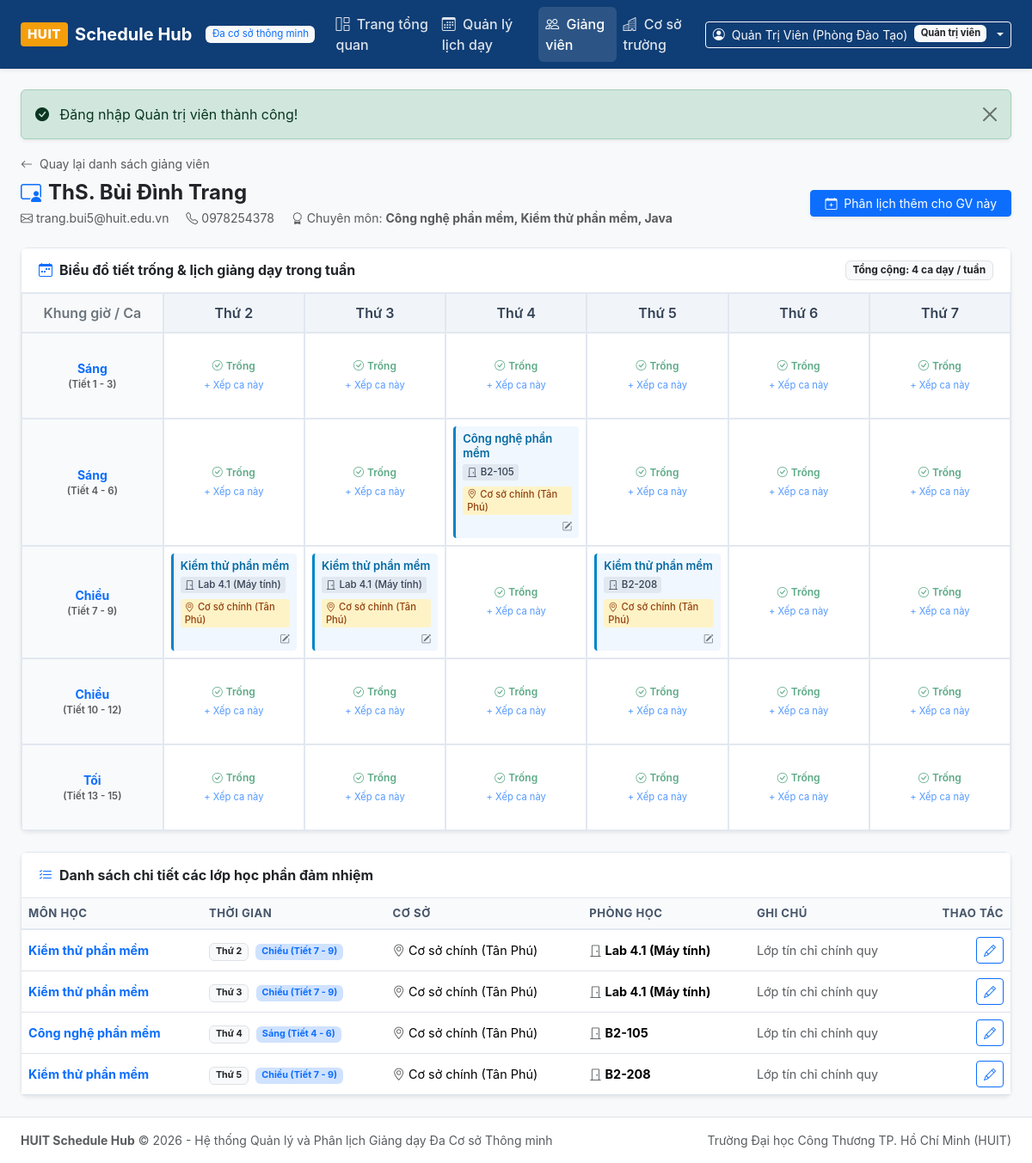
Screenshot of /?action=teacher_view&id=5 (signed in) with the database file from the repository.
### tables this page shows
CREATE TABLE `teachers` (
  `id` int NOT NULL AUTO_INCREMENT,
  `full_name` varchar(150) NOT NULL,
  `email` varchar(150) NOT NULL,
  `phone` varchar(20) NOT NULL,
  `expertise` varchar(255) NOT NULL,
  `password` varchar(255) NOT NULL DEFAULT '$2y$10$92IXUNpkjO0rOQ5byMi.Ye4oKoEa3Ro9llC/.og/at2.uheWG/igi',
  `created_at` timestamp NULL DEFAULT CURRENT_TIMESTAMP,
  PRIMARY KEY (`id`),
  UNIQUE KEY `email` (`email`)
);

CREATE TABLE `schedules` (
  `id` int NOT NULL AUTO_INCREMENT,
  `teacher_id` int NOT NULL,
  `branch_id` int NOT NULL,
  `subject_name` varchar(150) NOT NULL,
  `room` varchar(50) NOT NULL,
  `day_of_week` varchar(20) NOT NULL,
  `shift_or_periods` varchar(50) NOT NULL,
  `semester` varchar(50) DEFAULT 'HK1 (2026-2027)',
  `notes` text,
  `created_at` timestamp NULL DEFAULT CURRENT_TIMESTAMP,
  PRIMARY KEY (`id`),
  KEY `fk_schedule_teacher` (`teacher_id`),
  KEY `fk_schedule_branch` (`branch_id`),
  CONSTRAINT `fk_schedule_branch` FOREIGN KEY (`branch_id`) REFERENCES `branches` (`id`) ON DELETE CASCADE,
  CONSTRAINT `fk_schedule_teacher` FOREIGN KEY (`teacher_id`) REFERENCES `teachers` (`id`) ON DELETE CASCADE
);

CREATE TABLE `branches` (
  `id` int NOT NULL AUTO_INCREMENT,
  `branch_name` varchar(255) NOT NULL,
  `address` varchar(255) NOT NULL,
  `created_at` timestamp NULL DEFAULT CURRENT_TIMESTAMP,
  PRIMARY KEY (`id`)
);

### src/Controllers/TeacherController.php (called while the page is built, shortened)
<?php
class TeacherController {
    public function view(): void {
        $id = (int)($_GET['id'] ?? 0);
        $teacher = Teacher::find($id);
        $schedules = Schedule::all(['teacher_id' => $id]);
        $matrix = Schedule::getMatrixData(null, $id);
        $days = Schedule::$daysOfWeek;
        $shifts = Schedule::$shifts;
        require_once __DIR__ . '/../../views/teachers/view.php';
    }
}

### src/Models/Teacher.php (called while the page is built, shortened)
<?php
class Teacher {
    public static function find(int $id): ?array {
        $pdo = Database::getConnection();
        $stmt = $pdo->prepare("SELECT * FROM teachers WHERE id = :id LIMIT 1");
        $stmt->execute(['id' => $id]);
        $row = $stmt->fetch();
        return $row ?: null;
    }
}

### src/Models/Schedule.php (called while the page is built, shortened)
<?php
class Schedule {
    public static array $daysOfWeek = [
        'Thứ 2',
        'Thứ 3',
        'Thứ 4',
        'Thứ 5',
        'Thứ 6',
        'Thứ 7'
    ];
    public static array $shifts = [
        'Sáng (Tiết 1 - 3)',
        'Sáng (Tiết 4 - 6)',
        'Chiều (Tiết 7 - 9)',
        'Chiều (Tiết 10 - 12)',
        'Tối (Tiết 13 - 15)'
    ];
    public static function all(array $filters = []): array {
        $pdo = Database::getConnection();
        $sql = "SELECT s.*,
                       t.full_name AS teacher_name, t.email AS teacher_email, t.expertise,
                       b.branch_name, b.address AS branch_address
                FROM schedules s
                JOIN teachers t ON s.teacher_id = t.id
                JOIN branches b ON s.branch_id = b.id
                WHERE 1=1";
        $params = [];
        if (!empty($filters['teacher_id'])) {
            $sql .= " AND s.teacher_id = :teacher_id";
            $params['teacher_id'] = (int)$filters['teacher_id'];
        }
        $sql .= " ORDER BY FIELD(s.day_of_week, 'Thứ 2','Thứ 3','Thứ 4','Thứ 5','Thứ 6','Thứ 7'), s.shift_or_periods ASC";
        $stmt = $pdo->prepare($sql);
        $stmt->execute($params);
        return $stmt->fetchAll();
    }
    public static function getMatrixData(?int $branchId = null, ?int $teacherId = null): array {
        $schedules = self::all([
            'branch_id' => $branchId,
            'teacher_id' => $teacherId
        ]);
        $matrix = [];
        foreach (self::$shifts as $shift) {
            $matrix[$shift] = [];
            foreach (self::$daysOfWeek as $day) {
                $matrix[$shift][$day] = [];
            }
        }
        foreach ($schedules as $s) {
            $shift = $s['shift_or_periods'];
            $day = $s['day_of_week'];
            if (isset($matrix[$shift][$day])) {
                $matrix[$shift][$day][] = $s;
            }
        }
        return $matrix;
    }
}

### views/teachers/view.php (the view, shortened to what this page needs)
<?php
require_once __DIR__ . '/../layouts/header.php';
?>
<div class="mb-4">
    <a href="?action=teachers" class="text-decoration-none text-muted small">
        <i class="bi bi-arrow-left me-1"></i> Quay lại danh sách giảng viên
    </a>
    <div class="d-flex flex-column flex-md-row justify-content-between align-items-md-center gap-3 mt-2">
        <div>
            <h4 class="fw-bold mb-1 text-dark">
                <i class="bi bi-person-video3 text-primary me-2"></i><?= htmlspecialchars($teacher['full_name']) ?>
            </h4>
            <div class="text-muted small">
                <span class="me-3"><i class="bi bi-envelope me-1"></i><?= htmlspecialchars($teacher['email']) ?></span>
                <span class="me-3"><i class="bi bi-telephone me-1"></i><?= htmlspecialchars($teacher['phone']) ?></span>
                <span><i class="bi bi-award me-1"></i>Chuyên môn: <strong><?= htmlspecialchars($teacher['expertise']) ?></strong></span>
            </div>
        </div>
        <div>
            <a href="?action=schedule_create&teacher_id=<?= $teacher['id'] ?>" class="btn btn-primary btn-sm px-3 shadow-sm">
                <i class="bi bi-calendar-plus me-1"></i> Phân lịch thêm cho GV này
            </a>
        </div>
    </div>
</div>
<div class="card shadow-sm mb-4">
    <div class="card-header bg-white d-flex justify-content-between align-items-center">
        <span class="fw-bold text-dark">
            <i class="bi bi-calendar-week me-2 text-primary"></i>Biểu đồ tiết trống & lịch giảng dạy trong tuần
        </span>
        <span class="badge bg-light text-dark border">
            Tổng cộng: <?= count($schedules) ?> ca dạy / tuần
        </span>
    </div>
    <div class="card-body p-0 table-responsive">
        <table class="table-matrix mb-0">
            <thead>
                <tr>
                    <th style="width: 140px;" class="bg-light text-secondary">Khung giờ / Ca</th>
                    <?php foreach ($days as $day): ?>
                        <th class="text-center"><?= htmlspecialchars($day) ?></th>
                    <?php endforeach; ?>
                </tr>
            </thead>
            <tbody>
                <?php foreach ($shifts as $shift): ?>
                    <tr>
                        <td class="shift-header">
                            <div class="fw-bold text-primary small"><?= htmlspecialchars(explode('(', $shift)[0]) ?></div>
                            <div class="text-muted" style="font-size: 0.72rem;"><?= htmlspecialchars('(' . (explode('(', $shift)[1] ?? '')) ?></div>
                        </td>
                        <?php foreach ($days as $day): ?>
                            <?php $cellSchedules = $matrix[$shift][$day] ?? []; ?>
                            <td>
                                <?php if (!empty($cellSchedules)): ?>
                                    <?php foreach ($cellSchedules as $sch): ?>
                                        <div class="schedule-card">
                                            <span class="subj-title"><?= htmlspecialchars($sch['subject_name']) ?></span>
                                            <div class="d-flex flex-wrap gap-1 align-items-center mt-1">
                                                <span class="badge-room"><i class="bi bi-door-closed me-1"></i><?= htmlspecialchars($sch['room']) ?></span>
                                                <span class="badge-branch"><i class="bi bi-geo-alt me-1"></i><?= htmlspecialchars($sch['branch_name']) ?></span>
                                            </div>
                                            <div class="text-end mt-1">
                                                <a href="?action=schedule_edit&id=<?= $sch['id'] ?>" class="text-secondary small" title="Sửa lịch">
                                                    <i class="bi bi-pencil-square"></i>
                                                </a>
                                            </div>
                                        </div>
                                    <?php endforeach; ?>
                                <?php else: ?>
                                    <div class="h-100 d-flex flex-column justify-content-center align-items-center text-muted" style="opacity: 0.7; min-height: 70px;">
                                        <span class="text-success small fw-semibold" style="font-size: 0.75rem;">
                                            <i class="bi bi-check-circle me-1"></i>Trống
                                        </span>
                                        <a href="?action=schedule_create&teacher_id=<?= $teacher['id'] ?>&day=<?= urlencode($day) ?>&shift=<?= urlencode($shift) ?>"
                                           class="btn btn-link btn-sm p-0 text-decoration-none mt-1" style="font-size: 0.7rem;">
                                            + Xếp ca này
                                        </a>
                                    </div>
                                <?php endif; ?>
                            </td>
                        <?php endforeach; ?>
                    </tr>
                <?php endforeach; ?>
            </tbody>
        </table>
    </div>
</div>
<div class="card shadow-sm">
    <div class="card-header bg-white fw-bold">
        <i class="bi bi-list-check me-2 text-primary"></i>Danh sách chi tiết các lớp học phần đảm nhiệm
    </div>
    <div class="card-body p-0 table-responsive">
        <table class="table table-hover align-middle mb-0">
            <thead class="table-light">
                <tr>
                    <th>Môn học</th>
                    <th>Thời gian</th>
                    <th>Cơ sở</th>
                    <th>Phòng học</th>
                    <th>Ghi chú</th>
                    <th class="text-end">Thao tác</th>
                </tr>
            </thead>
            <tbody>
                <?php if (empty($schedules)): ?>
                    <tr>
                        <td colspan="6" class="text-center py-3 text-muted">Giảng viên chưa được phân công lịch dạy nào.</td>
                    </tr>
                <?php else: ?>
                    <?php foreach ($schedules as $s): ?>
                        <tr>
                            <td><strong class="text-primary"><?= htmlspecialchars($s['subject_name']) ?></strong></td>
                            <td>
                                <span class="badge bg-light text-dark border me-1"><?= htmlspecialchars($s['day_of_week']) ?></span>
                                <span class="badge bg-primary-subtle text-primary"><?= htmlspecialchars($s['shift_or_periods']) ?></span>
                            </td>
                            <td><i class="bi bi-geo-alt text-muted me-1"></i><?= htmlspecialchars($s['branch_name']) ?></td>
                            <td><i class="bi bi-door-closed text-muted me-1"></i><strong><?= htmlspecialchars($s['room']) ?></strong></td>
                            <td class="text-muted small"><?= htmlspecialchars($s['notes'] ?? '—') ?></td>
                            <td class="text-end">
                                <a href="?action=schedule_edit&id=<?= $s['id'] ?>" class="btn btn-outline-primary btn-sm py-1 px-2">
                                    <i class="bi bi-pencil"></i>
                                </a>
                            </td>
                        </tr>
                    <?php endforeach; ?>
                <?php endif; ?>
            </tbody>
        </table>
    </div>
</div>
<?php require_once __DIR__ . '/../layouts/footer.php'; ?>

### public/css/style.css (style rules this page uses)
:root { --huit-primary: #0f3d75; --huit-primary-hover: #0b2e59; --huit-accent: #0284c7; --huit-bg: #f8fafc; --huit-card-bg: #ffffff; --huit-border: #e2e8f0; --huit-text-main: #1e293b; --huit-text-muted: #64748b; }
body { background-color: var(--huit-bg); color: var(--huit-text-main); font-family: -apple-system, BlinkMacSystemFont, "Segoe UI", Roboto, "Helvetica Neue", Arial, sans-serif; min-height: 100vh; display: flex; flex-direction: column; }
.card { background-color: var(--huit-card-bg); border: 1px solid var(--huit-border); border-radius: 8px; box-shadow: 0 1px 3px rgba(0, 0, 0, 0.04); }
.card-header { background-color: #ffffff; border-bottom: 1px solid var(--huit-border); padding: 0.85rem 1.25rem; font-weight: 600; }
.table-matrix { border-collapse: separate; border-spacing: 0; width: 100%; }
.table-matrix th { background-color: #f1f5f9; color: #334155; font-weight: 600; text-align: center; padding: 10px 8px; border: 1px solid var(--huit-border); }
.table-matrix td { border: 1px solid var(--huit-border); vertical-align: top; padding: 8px; min-height: 90px; height: 100px; width: 14.28%; background-color: #ffffff; transition: background-color 0.1s ease; }
.table-matrix td.shift-header { background-color: #f8fafc; font-weight: 600; color: #475569; text-align: center; vertical-align: middle; width: 120px; }
.schedule-card { background: #f0f7ff; border-left: 3px solid #0284c7; border-radius: 4px; padding: 6px 8px; margin-bottom: 6px; font-size: 0.82rem; line-height: 1.3; }
.schedule-card:last-child { margin-bottom: 0; }
.schedule-card .subj-title { font-weight: 600; color: #0369a1; display: block; margin-bottom: 3px; }
.schedule-card .badge-room { background-color: #e2e8f0; color: #334155; font-weight: 500; font-size: 0.72rem; padding: 2px 5px; border-radius: 3px; }
.schedule-card .badge-branch { background-color: #fef3c7; color: #92400e; font-weight: 500; font-size: 0.7rem; padding: 2px 5px; border-radius: 3px; display: inline-block; margin-top: 3px; }
.table th { font-size: 0.82rem; text-transform: uppercase; letter-spacing: 0.5px; background-color: #f8fafc; color: #475569; border-bottom: 2px solid var(--huit-border); }
.table td { vertical-align: middle; font-size: 0.9rem; }

### rows the page displays
teachers: full_name "ThS. Bùi Đình Trang", email "trang.bui5@huit.edu.vn", phone "0978254378", expertise "Công nghệ phần mềm, Kiểm thử phần mềm, Java"
schedules: subject_name "Công nghệ phần mềm", room "B2-105", branch.branch_name "Cơ sở chính (Tân Phú)", day_of_week "Thứ 4", shift_or_periods "Sáng (Tiết 4 - 6)", notes "Lớp tín chỉ chính quy"
schedules: subject_name "Kiểm thử phần mềm", room "Lab 4.1 (Máy tính)", branch.branch_name "Cơ sở chính (Tân Phú)", day_of_week "Thứ 2", shift_or_periods "Chiều (Tiết 7 - 9)", notes "Lớp tín chỉ chính quy"
schedules: subject_name "Kiểm thử phần mềm", room "Lab 4.1 (Máy tính)", branch.branch_name "Cơ sở chính (Tân Phú)", day_of_week "Thứ 3", shift_or_periods "Chiều (Tiết 7 - 9)", notes "Lớp tín chỉ chính quy"
schedules: subject_name "Kiểm thử phần mềm", room "B2-208", branch.branch_name "Cơ sở chính (Tân Phú)", day_of_week "Thứ 5", shift_or_periods "Chiều (Tiết 7 - 9)", notes "Lớp tín chỉ chính quy"

### other values shown
$currentUser['name'] "Quản Trị Viên (Phòng Đào Tạo)"
$_SESSION['flash_success'] "Đăng nhập Quản trị viên thành công!"
count($schedules) "4"
$day "Thứ 2"
$day "Thứ 3"
$day "Thứ 4"
$day "Thứ 5"
$day "Thứ 6"
$day "Thứ 7"
explode('(', $shift)[0] "Sáng"
explode('(', $shift)[0] "Chiều"
explode('(', $shift)[0] "Tối"
